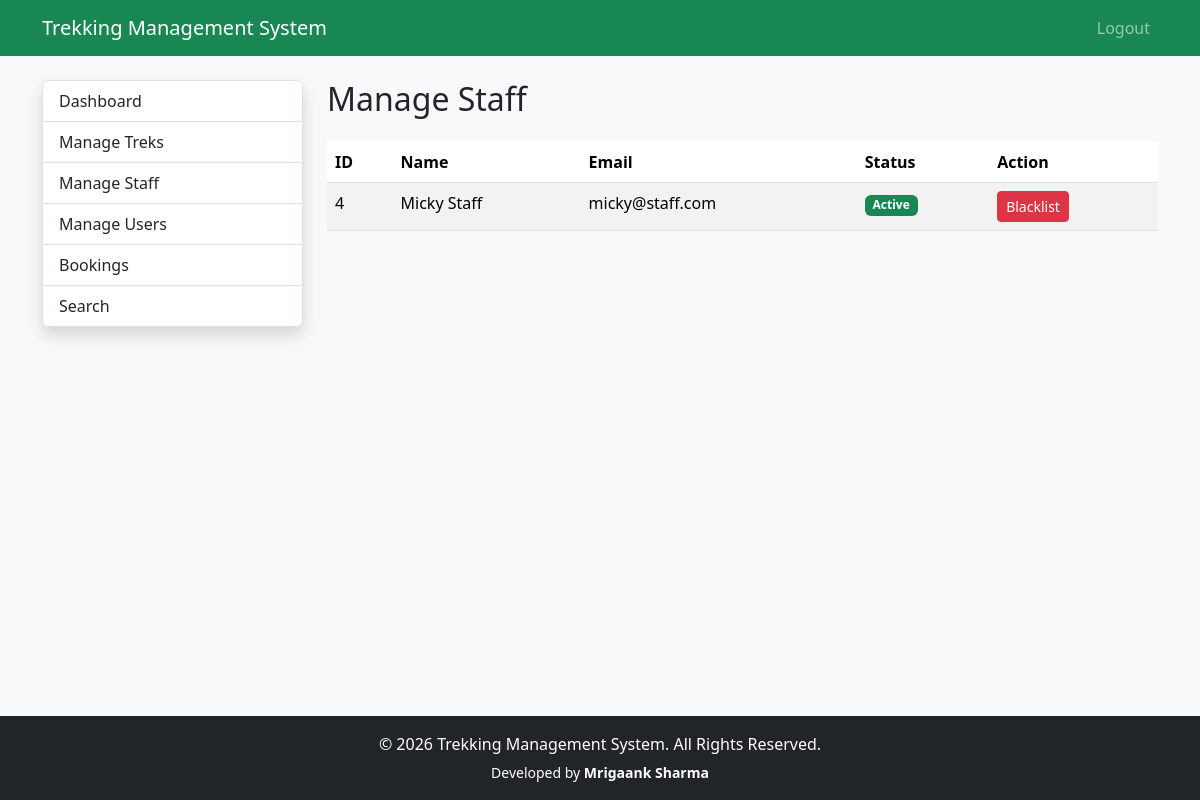
The app's page /admin/staff (signed in), older data.
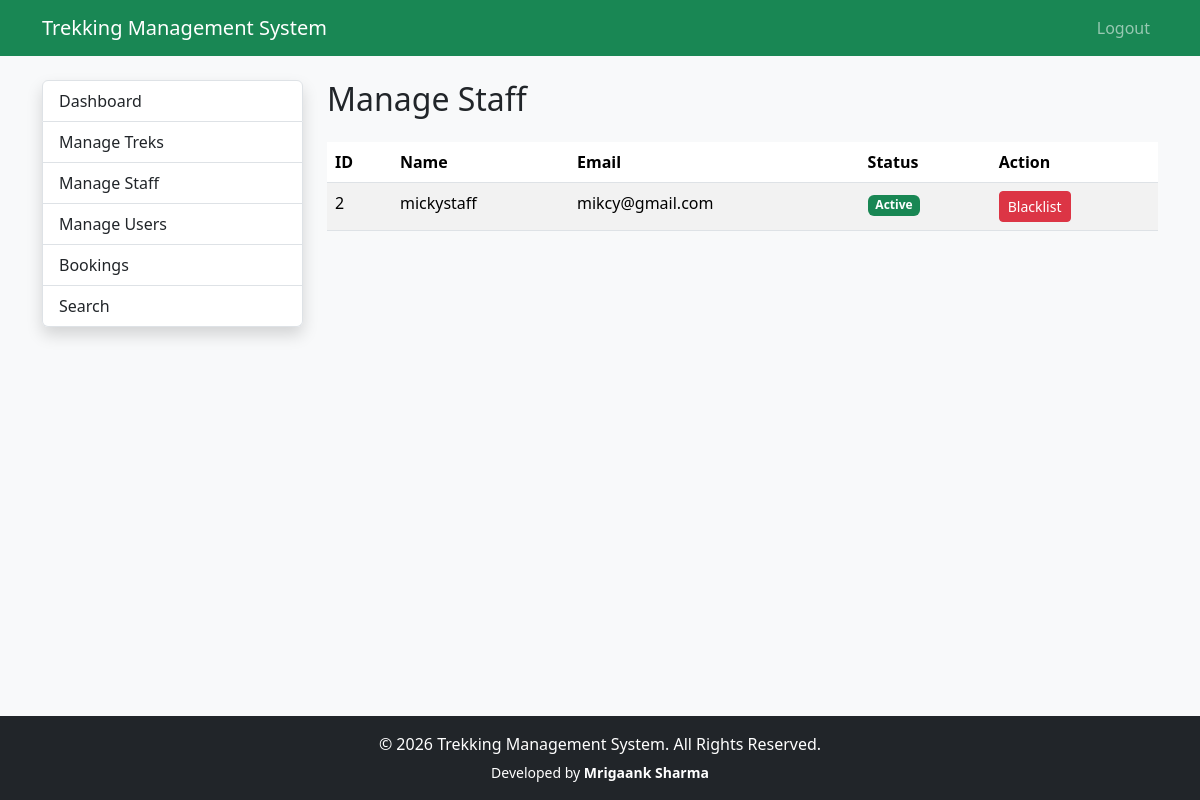
The same page, newer data.
### app/models.py (models this page shows)
class User(UserMixin,db.Model):
    __tablename__="users"
    id=db.Column(db.Integer,primary_key=True)
    name=db.Column(db.String(100),nullable=False)
    email=db.Column(db.String(120),unique=True,nullable=False)
    password=db.Column(db.String(255),nullable=False)
    phone=db.Column(db.String(15))
    role=db.Column(db.String(20),nullable=False)
    status=db.Column(db.String(20),default="active")
    created_at=db.Column(db.DateTime,default=datetime.utcnow)
    assigned_treks=db.relationship(
        "Trek",
        foreign_keys="Trek.staff_id",
        backref="staff",
        lazy=True
    )
    bookings=db.relationship(
        "Booking",
        backref="user",
        lazy=True
    )

### app/admin/staff.py (the view)
@admin_bp.route("/staff")
@login_required
@admin_required # admin only route it is  ie it can only accessed by admin
def manage_staff():
    staff = User.query.filter_by(role="staff").all()
    return render_template("admin/staff.html",   staff=staff)

### app/extensions.py (called while the page is built)
@login_manager.user_loader
def load_user(user_id):
    return User.query.get(int(user_id))

### app/templates/admin/staff.html
{% extends 'admin/layout.html' %}
{% block admin_content %}
<h2 class="mb-4">
    Manage Staff
</h2>
<table class="table table-striped">
    <thead>
        <tr>
            <th>ID</th>
            <th>Name</th>
            <th>Email</th>
            <th>Status</th>
            <th>Action</th>
        </tr>
    </thead>
    <tbody>
        {% for member in staff %}
        <tr>
            <td>{{ member.id }}</td>
            <td>{{ member.name }}</td>
            <td>{{ member.email }}</td>
            <td>
                {% if member.status=="pending" %}
                <span class="badge bg-warning">
                    Pending
                </span>
                {% elif member.status=="active" %}
                <span class="badge bg-success">
                    Active
                </span>
                {% else %}
                <span class="badge bg-danger">
                    Blacklisted
                </span>
                {% endif %}
            </td>
            <td>
                {% if member.status=="pending" %}
                <a class="btn btn-success btn-sm" href="{{ url_for('admin.approve_staff',user_id=member.id) }}">
                    Approve
                </a>
                {% elif member.status=="active" %}
                <a class="btn btn-danger btn-sm" href="{{ url_for('admin.blacklist_staff',user_id=member.id) }}">
                    Blacklist
                </a>
                {% else %}
                <a class="btn btn-primary btn-sm" href="{{ url_for('admin.reactivate_staff',user_id=member.id) }}">
                    Reactivate
                </a>
                {% endif %}
            </td>
        </tr>
        {% endfor %}
    </tbody>
</table>
{% endblock %}

Row changes from the older to the newer data that the page shows:
removed User: id "4", name "Micky Staff", email "micky@staff.com", status "Active"
now on this page (row edited): User: id "2", name "mickystaff", email "mikcy@gmail.com", status "Active"
